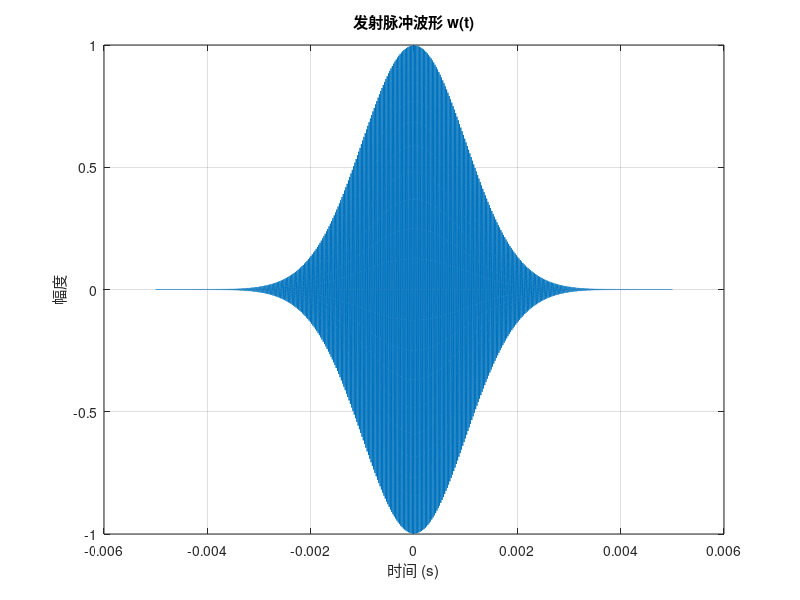

Reproduce this figure in MATLAB. (Note: this script raises an error after producing the figure.)
% 1. 设置参数
f_R = 40000; % 传感器谐振频率
sigma = 0.001; % 高斯脉冲的标准差，控制脉冲宽度
a = 0.02; % 接收孔径半径
c = 343; % 声速
z = 0.5; % 传播距离，假设值

% 2. 计算时间范围
t = -0.005:0.000001:0.005; % 时间范围，步长需足够小以准确表示波形
w = exp(-t.^2 / (2*sigma^2)).*sin(2*pi*f_R*t);

% 绘制发射脉冲波形w(t)
figure;
plot(t, w);
title('发射脉冲波形 w(t)');
xlabel('时间 (s)');
ylabel('幅度');
grid on;

% 设置入射角度范围
alpha = [0, 10, 20, 30, 40]; % 可选择多个角度：0° 和 20° 示例

% 初始化脉冲响应矩阵
h_R = zeros(length(t), length(alpha)); % 用于存储不同角度下的h_R
h_T_R = zeros(length(t), length(alpha)); % 用于存储不同角度下的h_T_R
r = zeros(length(t), length(alpha)); % 用于存储不同角度下的回波波形

% 设置目标幅度为 5 * 10000，并添加一个更大的幅度因子 K
target_amplitude = 5 * 10000; 
K = 1e6; % 高斯脉冲幅度因子，确保幅度远大于 5 * 10000

% 处理每个入射角度
for i = 1:length(alpha)
    angle = alpha(i) * pi / 180; % 将角度转换为弧度
    
    % 处理0°入射角（即垂直入射）
    if alpha(i) == 0
        % 计算目标时间 t = 2z/c
        target_time = 2 * z / c;

        % 找到离 target_time 最近的时间点的索引
        [~, idx] = min(abs(t - target_time));

        % 初始化 h_R 和 h_T_R 为零
        h_R(:,i) = zeros(size(t));
        h_T_R(:,i) = zeros(size(t));

        % 在目标时间位置插入一个高斯脉冲，并调整幅度
        h_R(:,i) = (K / (sigma * sqrt(2*pi))) * exp(-(t - t(idx)).^2 / (2 * sigma^2));
        h_T_R(:,i) = (K / (sigma * sqrt(2*pi))) * exp(-(t - t(idx)).^2 / (2 * sigma^2));

    else
        % 处理非零入射角
        % 计算w_squared
        w_squared = (c^2 * (t - 2*z/c).^2) / (a^2 * sin(angle)^2);

        % 限制w_squared的最大值，防止其过大
        w_squared(w_squared > 1) = 1;

        % 计算h_R（接收孔径脉冲响应）
        h_R(:,i) = (2*c*cos(angle) / (pi*a*sin(angle))) .* sqrt(1 - w_squared);

        % 限制h_R的有效范围
        h_R(t < (2*z - a*sin(angle))/c | t > (2*z + a*sin(angle))/c, i) = 0;

        % 使用h_R计算T/R对脉冲响应h_T_R
        h_T_R(:,i) = conv(w, h_R(:,i), 'same');
    end
    
    % 计算回波波形r(t)
    r(:,i) = conv(w, h_T_R(:,i), 'same'); % 使用卷积计算回波波形
    
    % 归一化回波波形 r(t)，确保幅值不超过1
end

max_r = max(abs(r), [], 'all'); % 找到所有回波的最大幅度
r = r / max_r; % 归一化所有回波波形，使得幅值不超过1

% 绘制回波波形r(t) 在同一张图中
figure;
hold on; % 开启多次绘制
for i = 1:length(alpha)
    plot(t, r(:,i)); % 绘制每个角度的回波波形
end
hold off; % 关闭多次绘制

% 添加图例
legend(arrayfun(@(x) ['入射角 = ', num2str(x), '°'], alpha, 'UniformOutput', false));
title('回波波形 r(t) 对不同入射角');
xlabel('时间 (s)');
ylabel('幅度');
grid on;
